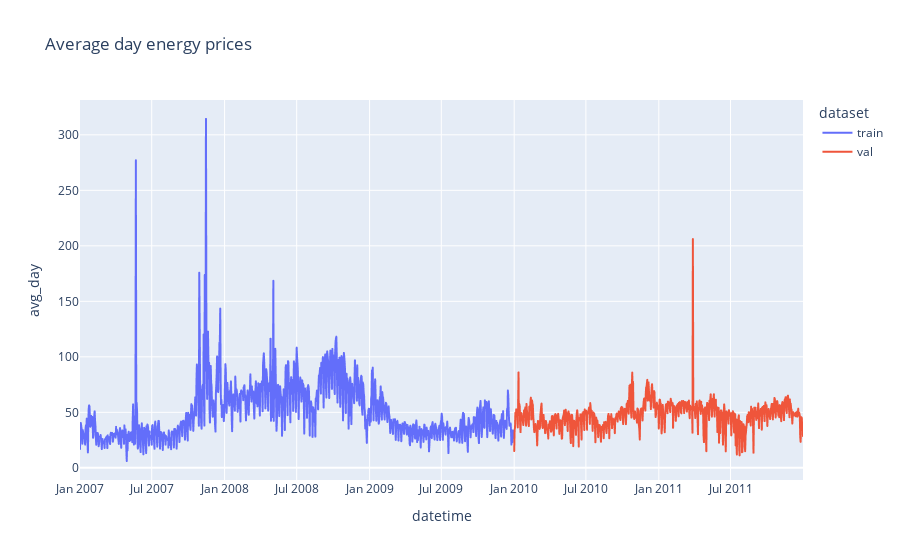
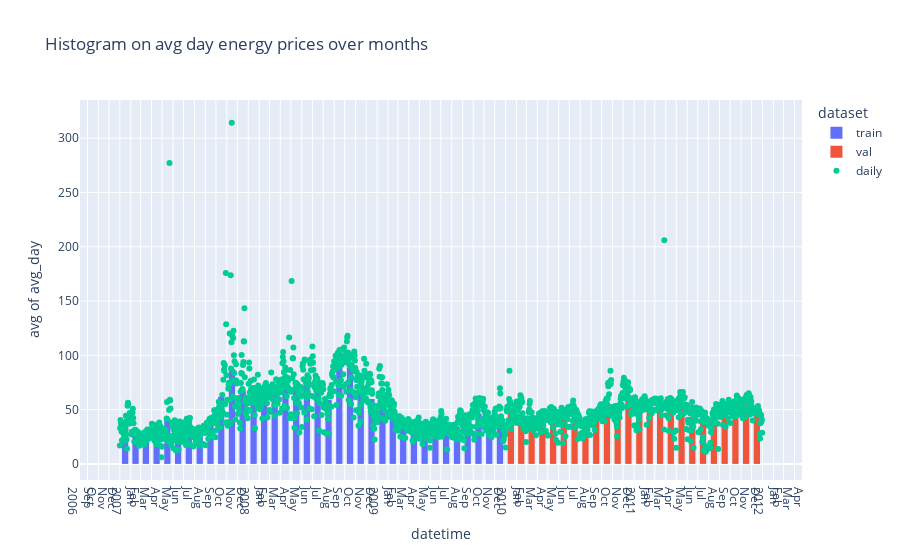

The notebook cell saved with these charts, in order:
### Code cell
quick_plots_full_data(train, val)

### Figure 1 — Plotly figure (JSON) as saved in the notebook; plotly's stock layout.template omitted (floating-point values rounded to 4 significant figures; data arrays with more than 128 entries replaced by an {"elided": "..."} marker saying what was removed)
{"data": [{"hovertemplate": "dataset=train<br>datetime=%{x}<br>avg_day=%{y}<extra></extra>", "legendgroup": "train", "line": {"color": "#636efa", "dash": "solid"}, "marker": {"symbol": "circle"}, "mode": "lines", "name": "train", "showlegend": true, "type": "scattergl", "x": {"elided": "1096 str values"}, "xaxis": "x", "y": {"elided": "1096 float values"}, "yaxis": "y"}, {"hovertemplate": "dataset=val<br>datetime=%{x}<br>avg_day=%{y}<extra></extra>", "legendgroup": "val", "line": {"color": "#EF553B", "dash": "solid"}, "marker": {"symbol": "circle"}, "mode": "lines", "name": "val", "showlegend": true, "type": "scattergl", "x": {"elided": "730 str values"}, "xaxis": "x", "y": {"elided": "730 float values"}, "yaxis": "y"}], "layout": {"legend": {"title": {"text": "dataset"}, "tracegroupgap": 0}, "title": {"text": "Average day energy prices"}, "xaxis": {"anchor": "y", "domain": [0, 1], "title": {"text": "datetime"}}, "yaxis": {"anchor": "x", "domain": [0, 1], "title": {"text": "avg_day"}}}}

### Figure 2 — Plotly figure (JSON) as saved in the notebook; plotly's stock layout.template omitted (floating-point values rounded to 4 significant figures; data arrays with more than 128 entries replaced by an {"elided": "..."} marker saying what was removed)
{"data": [{"alignmentgroup": "True", "bingroup": "x", "histfunc": "avg", "hovertemplate": "dataset=train<br>datetime=%{x}<br>avg of avg_day=%{y}<extra></extra>", "legendgroup": "train", "marker": {"color": "#636efa", "pattern": {"shape": ""}}, "name": "train", "offsetgroup": "train", "orientation": "v", "showlegend": true, "type": "histogram", "x": {"elided": "1096 str values"}, "xaxis": "x", "xbins": {"size": "M1"}, "y": {"elided": "1096 float values"}, "yaxis": "y"}, {"alignmentgroup": "True", "bingroup": "x", "histfunc": "avg", "hovertemplate": "dataset=val<br>datetime=%{x}<br>avg of avg_day=%{y}<extra></extra>", "legendgroup": "val", "marker": {"color": "#EF553B", "pattern": {"shape": ""}}, "name": "val", "offsetgroup": "val", "orientation": "v", "showlegend": true, "type": "histogram", "x": {"elided": "730 str values"}, "xaxis": "x", "xbins": {"size": "M1"}, "y": {"elided": "730 float values"}, "yaxis": "y"}, {"mode": "markers", "name": "daily", "type": "scatter", "x": {"elided": "1826 str values"}, "y": {"elided": "1826 float values"}}], "layout": {"bargap": 0.4, "barmode": "relative", "legend": {"title": {"text": "dataset"}, "tracegroupgap": 0}, "title": {"text": "Histogram on avg day energy prices over months"}, "xaxis": {"anchor": "y", "domain": [0, 1], "dtick": "M1", "showgrid": true, "tickformat": "%b\n%Y", "ticklabelmode": "period", "title": {"text": "datetime"}}, "yaxis": {"anchor": "x", "domain": [0, 1], "title": {"text": "avg of avg_day"}}}}
